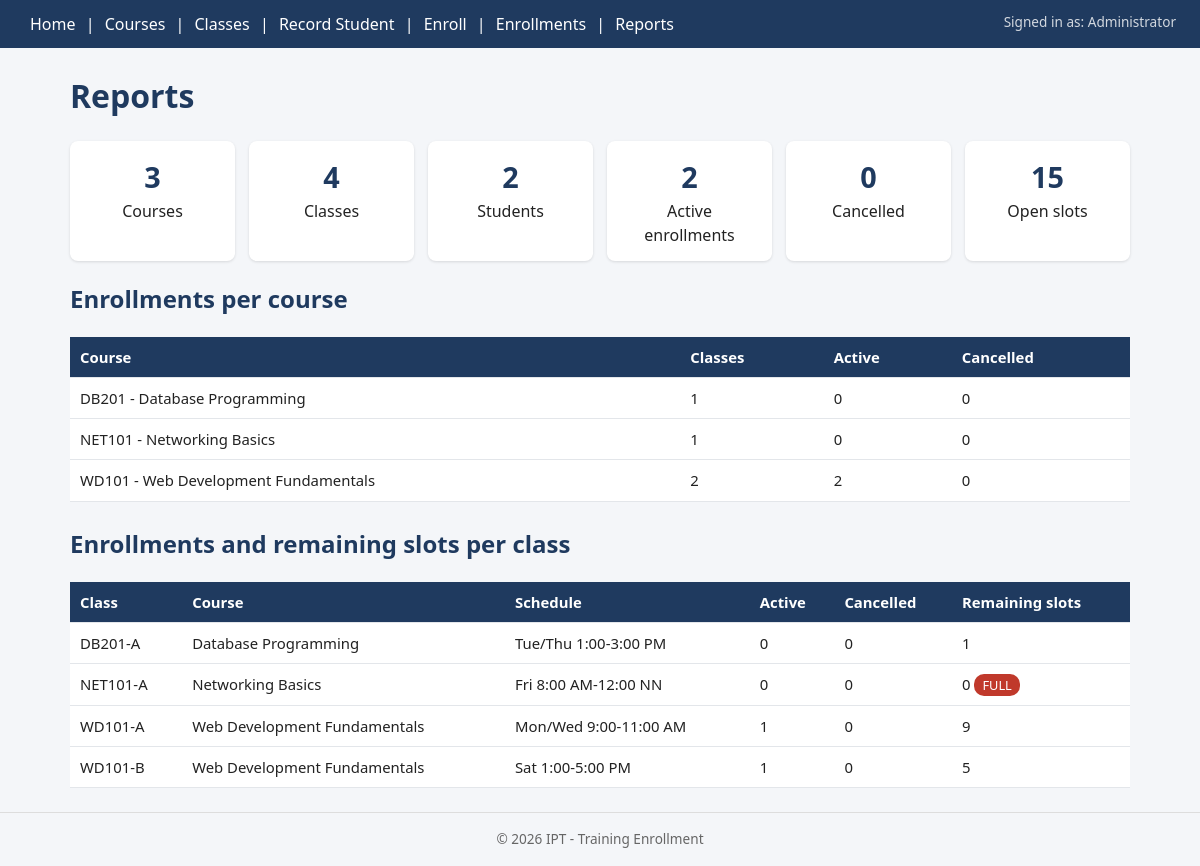
Page /admin/reports.php on the committed database.
### tables this page shows
CREATE TABLE courses (
   course_id   INT AUTO_INCREMENT PRIMARY KEY,
   course_code VARCHAR(20) NOT NULL UNIQUE,
   course_name VARCHAR(100) NOT NULL,
   description TEXT
);

CREATE TABLE classes (
   class_id   INT AUTO_INCREMENT PRIMARY KEY,
   course_id  INT NOT NULL,
   class_code VARCHAR(20) NOT NULL,
   schedule   VARCHAR(100),
   instructor VARCHAR(100),
   slots      INT NOT NULL DEFAULT 0,
   FOREIGN KEY (course_id) REFERENCES courses(course_id)
);

### classes/EnrollmentRepository.php (called while the page is built, shortened)
<?php
class EnrollmentRepository {
    private $db;
    public function __construct(PDO $db) { $this->db = $db; }
    public function totals() {
        $sql = "SELECT
                  (SELECT COUNT(*) FROM courses)                               AS courses,
                  (SELECT COUNT(*) FROM classes)                               AS classes,
                  (SELECT COUNT(*) FROM students)                              AS students,
                  (SELECT COUNT(*) FROM enrollments WHERE status = 'active')    AS active_enrollments,
                  (SELECT COUNT(*) FROM enrollments WHERE status = 'cancelled') AS cancelled_enrollments,
                  (SELECT COALESCE(SUM(slots), 0) FROM classes)                AS open_slots";
        return $this->db->query($sql)->fetch();
    }
    public function summaryByClass() {
        $sql = "SELECT c.class_id, c.class_code, co.course_name, c.schedule,
                       c.slots AS remaining_slots,
                       COALESCE(SUM(e.status = 'active'), 0)    AS active_count,
                       COALESCE(SUM(e.status = 'cancelled'), 0) AS cancelled_count
                  FROM classes c
            INNER JOIN courses co ON c.course_id = co.course_id
             LEFT JOIN enrollments e ON e.class_id = c.class_id
              GROUP BY c.class_id, c.class_code, co.course_name, c.schedule, c.slots
              ORDER BY co.course_name, c.class_code";
        return $this->db->query($sql)->fetchAll();
    }
    public function summaryByCourse() {
        $sql = "SELECT co.course_id, co.course_code, co.course_name,
                       COUNT(DISTINCT c.class_id)               AS class_count,
                       COALESCE(SUM(e.status = 'active'), 0)    AS active_count,
                       COALESCE(SUM(e.status = 'cancelled'), 0) AS cancelled_count
                  FROM courses co
             LEFT JOIN classes c ON c.course_id = co.course_id
             LEFT JOIN enrollments e ON e.class_id = c.class_id
              GROUP BY co.course_id, co.course_code, co.course_name
              ORDER BY co.course_name";
        return $this->db->query($sql)->fetchAll();
    }
}

### admin/reports.php (the view, shortened to what this page needs)
<?php
require_once __DIR__ . '/../config/db.php';
require_once __DIR__ . '/../classes/EnrollmentRepository.php';
$repo     = new EnrollmentRepository($db);
$totals   = $repo->totals();
$byClass  = $repo->summaryByClass();
$byCourse = $repo->summaryByCourse();
require_once __DIR__ . '/../includes/header.php';
?>
<h1>Reports</h1>
<div class="stats">
    <div class="stat"><b><?php echo (int) $totals['courses']; ?></b>Courses</div>
    <div class="stat"><b><?php echo (int) $totals['classes']; ?></b>Classes</div>
    <div class="stat"><b><?php echo (int) $totals['students']; ?></b>Students</div>
    <div class="stat"><b><?php echo (int) $totals['active_enrollments']; ?></b>Active enrollments</div>
    <div class="stat"><b><?php echo (int) $totals['cancelled_enrollments']; ?></b>Cancelled</div>
    <div class="stat"><b><?php echo (int) $totals['open_slots']; ?></b>Open slots</div>
</div>
<h2>Enrollments per course</h2>
<table>
    <thead><tr><th>Course</th><th>Classes</th><th>Active</th><th>Cancelled</th></tr></thead>
    <tbody>
    <?php foreach ($byCourse as $r): ?>
        <tr>
            <td><?php echo h($r['course_code'] . ' - ' . $r['course_name']); ?></td>
            <td><?php echo (int) $r['class_count']; ?></td>
            <td><?php echo (int) $r['active_count']; ?></td>
            <td><?php echo (int) $r['cancelled_count']; ?></td>
        </tr>
    <?php endforeach; ?>
    </tbody>
</table>
<h2 style="margin-top:24px">Enrollments and remaining slots per class</h2>
<table>
    <thead><tr><th>Class</th><th>Course</th><th>Schedule</th><th>Active</th><th>Cancelled</th><th>Remaining slots</th></tr></thead>
    <tbody>
    <?php foreach ($byClass as $r): ?>
        <tr>
            <td><?php echo h($r['class_code']); ?></td>
            <td><?php echo h($r['course_name']); ?></td>
            <td><?php echo h($r['schedule']); ?></td>
            <td><?php echo (int) $r['active_count']; ?></td>
            <td><?php echo (int) $r['cancelled_count']; ?></td>
            <td><?php echo (int) $r['remaining_slots']; ?>
                <?php if ((int) $r['remaining_slots'] === 0): ?><span class="badge full">FULL</span><?php endif; ?></td>
        </tr>
    <?php endforeach; ?>
    </tbody>
</table>
<?php require_once __DIR__ . '/../includes/footer.php'; ?>

### css/style.css (style rules this page uses)
* { box-sizing: border-box; }
body { margin: 0; font-family: Segoe UI, Arial, sans-serif; background: #f4f6f9; color: #222; line-height: 1.5; }
h1, h2 { color: #1f3a5f; margin-top: 0; }
table { width: 100%; border-collapse: collapse; background: #fff; }
th, td { padding: 9px 10px; border-bottom: 1px solid #e3e6ea; text-align: left; font-size: 0.93rem; vertical-align: top; }
th { background: #1f3a5f; color: #fff; }
.badge { padding: 2px 8px; border-radius: 10px; font-size: 0.8rem; color: #fff; }
.badge.full { background: #c0392b; }
.stats { display: grid; grid-template-columns: repeat(auto-fit, minmax(150px, 1fr)); gap: 14px; margin-bottom: 20px; }
.stat { background: #fff; border-radius: 8px; padding: 14px; text-align: center; box-shadow: 0 1px 3px rgba(0,0,0,.12); }
.stat b { display: block; font-size: 1.8rem; color: #1f3a5f; }

### rows in the picture
courses: course_code+course_name "DB201 - Database Programming", class_count "1", active_count "0", cancelled_count "0"
courses: course_code+course_name "NET101 - Networking Basics", class_count "1", active_count "0", cancelled_count "0"
courses: course_code+course_name "WD101 - Web Development Fundamentals", class_count "2", active_count "2", cancelled_count "0"
classes: class_code "DB201-A", course.course_name "Database Programming", schedule "Tue/Thu 1:00-3:00 PM", active_count "0", cancelled_count "0", slots "1"
classes: class_code "NET101-A", course.course_name "Networking Basics", schedule "Fri 8:00 AM-12:00 NN", active_count "0", cancelled_count "0", slots "0", shows "FULL"
classes: class_code "WD101-A", course.course_name "Web Development Fundamentals", schedule "Mon/Wed 9:00-11:00 AM", active_count "1", cancelled_count "0", slots "9"
classes: class_code "WD101-B", course.course_name "Web Development Fundamentals", schedule "Sat 1:00-5:00 PM", active_count "1", cancelled_count "0", slots "5"

### other values in the picture
$totals['courses'] "3"
$totals['classes'] "4"
$totals['students'] "2"
$totals['active_enrollments'] "2"
$totals['cancelled_enrollments'] "0"
$totals['open_slots'] "15"
